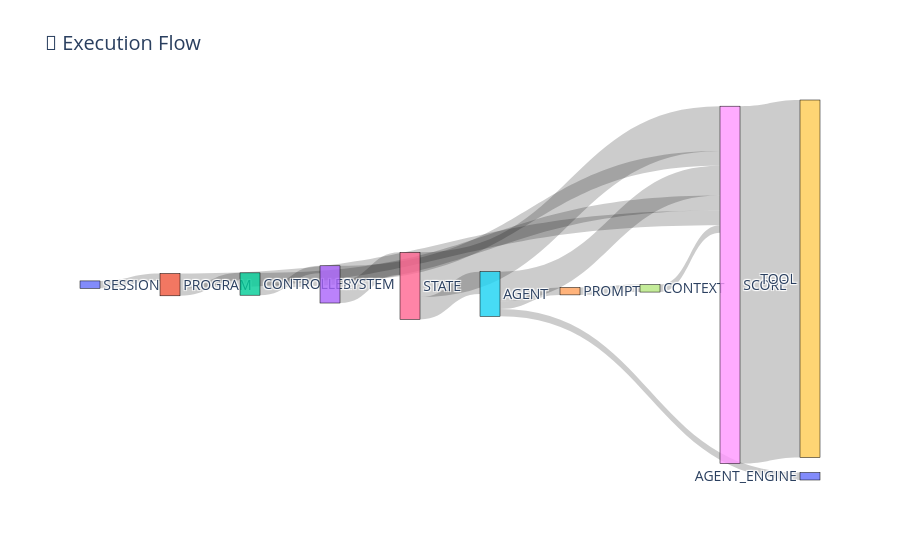

Notebook cell for this chart:
### Markdown cell above
### 🧩 Execution Flow (Provider Type Nesting)

This Sankey diagram visualizes the hierarchical execution path taken by the system during a program run.

#### 🔍 What this code does:
- The code groups log entries (`provider_log`) by their `called_by_type` (who invoked them) and `provider_type` (what kind of provider was called).
- It then builds a flow network showing how control moves from one provider type to the next.
- The width of each band represents the number of calls made along that path.

#### 🧠 What you're seeing in the chart:
- **Left-to-right flow** from high-level providers like `session`, `program`, and `controller`, down to mid-level like `system` and `state`, and finally to low-level workers like `agent`, `score`, and `tool`.
- **Wider bands** indicate more frequent interactions. For example, the `state → score` and `score → tool` flows are thick, indicating heavy evaluation and tool usage.
- **Branching paths** (e.g., from `agent` to `score`, `tool`, `agent_engine`) reveal the dependencies that agents rely on to make decisions.

This diagram is useful for identifying:
- Execution bottlenecks
- Overused subsystems
- System architecture layering

It’s a high-level snapshot of how components orchestrate a complete run.

### Code cell
import plotly.graph_objects as go

# Step 1: Clean copy
df_sankey = df.copy()

# Step 2: Simplify labels to suffix
df_sankey["source"] = df_sankey["called_by_type"].fillna("start")
df_sankey["target"] = df_sankey["provider_type"]
df_sankey["source_label"] = df_sankey["source"].apply(lambda x: str(x).split(".")[-1])
df_sankey["target_label"] = df_sankey["target"].apply(lambda x: str(x).split(".")[-1])

# Step 3: Enforce node order by appearance in time
ordered_labels = pd.concat([df_sankey["source_label"], df_sankey["target_label"]], ignore_index=True).dropna().unique().tolist()
node_indices = {label: i for i, label in enumerate(ordered_labels)}

# Step 4: Build link data
link_data = (
    df_sankey.groupby(["source_label", "target_label"])
    .size()
    .reset_index(name="count")
    .assign(
        source_idx=lambda d: d["source_label"].map(node_indices),
        target_idx=lambda d: d["target_label"].map(node_indices)
    )
)

# Step 5: Plot Sankey
fig = go.Figure(go.Sankey(
    node=dict(
        pad=15,
        thickness=20,
        line=dict(color="black", width=0.5),
        label=ordered_labels
    ),
    link=dict(
        source=link_data["source_idx"],
        target=link_data["target_idx"],
        value=link_data["count"]
    )
))

fig.update_layout(title_text="🧩 Execution Flow", font_size=14)
fig.show()

### Figure 1 — Plotly figure (JSON) as saved in the notebook; plotly's stock layout.template omitted (floating-point values rounded to 4 significant figures)
{"data": [{"link": {"source": [5, 5, 5, 7, 2, 2, 1, 1, 4, 8, 0, 6, 6, 3, 3], "target": [10, 4, 8, 8, 8, 3, 2, 8, 7, 9, 1, 5, 8, 8, 6], "value": [1, 1, 4, 1, 2, 1, 1, 2, 1, 48, 1, 3, 6, 2, 3]}, "node": {"label": ["SESSION", "PROGRAM", "CONTROLLER", "SYSTEM", "PROMPT", "AGENT", "STATE", "CONTEXT", "SCORE", "TOOL", "AGENT_ENGINE"], "line": {"color": "black", "width": 0.5}, "pad": 15, "thickness": 20}, "type": "sankey"}], "layout": {"font": {"size": 14}, "title": {"text": "🧩 Execution Flow"}}}
